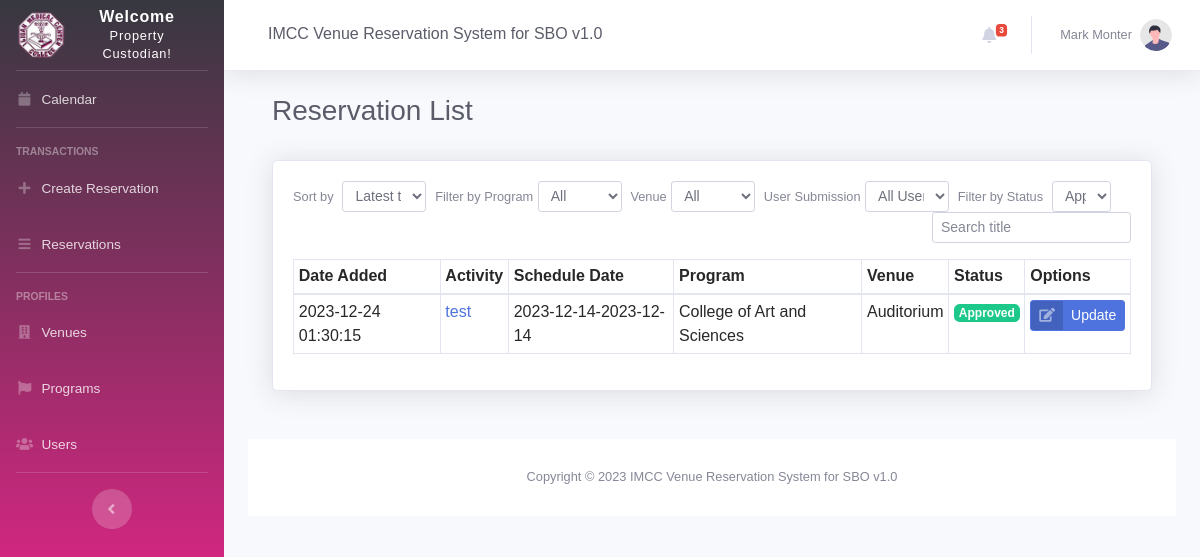
The page /reservation_list.php (signed in) on the database as committed earlier.
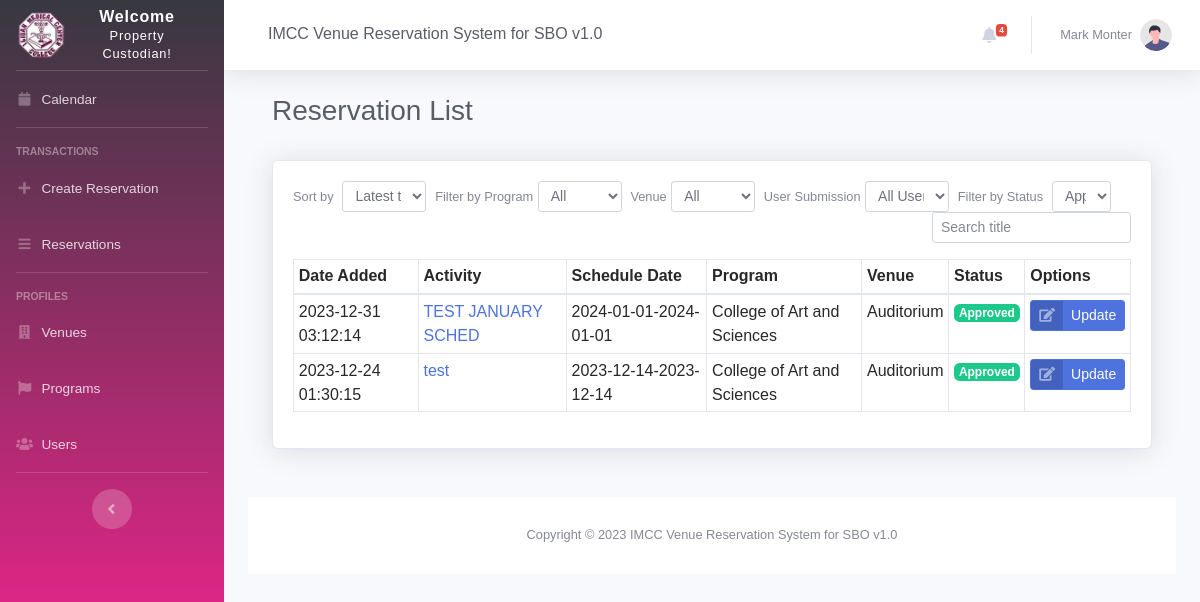
The same page on the database as committed later.
### tables this page shows
CREATE TABLE `schedules` (
  `id` bigint(11) NOT NULL,
  `reservationID` varchar(255) NOT NULL,
  `userID` int(11) NOT NULL,
  `venueID` int(15) DEFAULT NULL,
  `programID` int(11) NOT NULL,
  `status` varchar(3) NOT NULL DEFAULT 'D',
  `date_start` date NOT NULL,
  `date_end` date NOT NULL,
  `time_start` varchar(50) NOT NULL,
  `time_end` varchar(50) NOT NULL,
  `name` varchar(255) DEFAULT NULL,
  `contact` varchar(11) DEFAULT NULL,
  `description` text DEFAULT NULL,
  `num_participants` int(11) NOT NULL,
  `sponsor` varchar(100) NOT NULL,
  `contribution` decimal(10,0) NOT NULL,
  `incharge` varchar(100) NOT NULL,
  `notified` tinyint(1) NOT NULL DEFAULT 0,
  `last_notified` date DEFAULT NULL,
  `cancelled` tinyint(1) NOT NULL DEFAULT 0,
  `deleted` tinyint(4) NOT NULL DEFAULT 0,
  `rejectedByAdmin` int(1) NOT NULL DEFAULT 0,
  `approvedByAdmin` int(1) NOT NULL DEFAULT 0,
  `act_form_file` varchar(255) NOT NULL,
  `letter_approve_file` varchar(255) NOT NULL,
  `notes` text DEFAULT NULL,
  `material` text DEFAULT NULL,
  `date_added` datetime NOT NULL DEFAULT current_timestamp()
);

CREATE TABLE `program` (
  `id` int(11) NOT NULL,
  `programID` varchar(15) DEFAULT NULL,
  `name` varchar(255) DEFAULT NULL,
  `color` varchar(15) DEFAULT NULL,
  `incharge_organization` varchar(255) DEFAULT NULL,
  `dateAdded` datetime NOT NULL DEFAULT current_timestamp(),
  `dateUpdated` datetime DEFAULT NULL
);

CREATE TABLE `venues` (
  `id` int(11) NOT NULL,
  `venueID` varchar(20) NOT NULL,
  `name` varchar(255) DEFAULT NULL,
  `capacity` varchar(255) DEFAULT NULL,
  `dateAdded` datetime NOT NULL DEFAULT current_timestamp(),
  `dateUpdated` datetime DEFAULT NULL
);

### reservation_list.php (the view, shortened to what the changed rows need)
<?php
include 'settings/system.php';
include 'settings/header.php';
include "settings/sidebar.php";
include 'settings/topbar.php';
?>
<div class="container-fluid">
    <div class="d-sm-flex align-items-center justify-content-between mb-4">
        <div class="container-fluid">
            <div class="d-sm-flex align-items-center justify-content-between mb-4">
                <h1 class="h3 mb-2 text-gray-800">Reservation List</h1>
            </div>
            <div class="card shadow mb-4">
                <div class="card-body">
                    <div class="table-responsive">
                        <table class="table table-sm table-bordered table-hovered" id="<?php echo ($_SESSION["position"] == "STO" ? "dataTable" : "") ?>" width="100%" cellspacing="0">
                            <thead>
                                <tr>
                                    <th>Date Added</th>
                                    <th>Activity</th>
                                    <th>Schedule Date</th>
                                    <th>Program</th>
                                    <th>Venue</th>
                                    <th>Status</th>
                                    <th>Options</th>
                                </tr>
                            </thead>
                            <tbody>
                                <?php
                                $fetchReservations = "SELECT `schedules`.`reservationID` AS 'RESERVATION_ID',
                                                            `schedules`.id AS 'INT_RES_ID',
                                                            `venues`.name AS 'VENUE_NAME',
                                                            `schedules`.name AS 'ACTIVITY',
                                                            `program`.name AS 'PROGRAM_NAME',
                                                            `schedules`.date_start AS 'START_DATE',
                                                            `schedules`.date_end AS 'END_DATE',
                                                            `schedules`.status AS 'STATUS',
                                                            `schedules`.date_added as 'DATE_ADDEDS' FROM `schedules`
                                                        INNER JOIN `venues`
                                                        ON `schedules`.venueID = `venues`.id
                                                        INNER JOIN `program`
                                                        ON `schedules`.programID = `program`.id
                                                        INNER JOIN `users`
                                                        ON `users`.id  = `schedules`.userID";
                                if ($_SESSION["position"] == "PTC") {
                                    $fetchReservations .= " WHERE `schedules`.status = 'A'";
                                }
                                $fetchReservations .= " ORDER BY `schedules`.date_added DESC";
                                $reservations = $db->query($fetchReservations);
                                $row_reservations = $reservations->fetchAll(PDO::FETCH_OBJ);
                                foreach ($row_reservations as $row) {
                                    $statusStr = "Draft";
                                    $statusColor = "";
                                    switch ($row->STATUS) {
                                        case "A":
                                            $statusColor = "badge-success";
                                            $statusStr = "Approved";
                                            break;
                                    }
                                ?>
                                    <tr>
                                        <td><?= $row->DATE_ADDEDS; ?></td>
                                        <td><?= '<a href="view_reservation.php?reservation_id=' . $row->INT_RES_ID . '" target="_blank">' . $row->ACTIVITY . '</a>'; ?></td>
                                        <td><?= $row->START_DATE . "-" . $row->END_DATE; ?></td>
                                        <td><?= $row->PROGRAM_NAME; ?></td>
                                        <td><?= $row->VENUE_NAME; ?></td>
                                        <td align="center"><span class="badge <?= $statusColor ?>"><?= $statusStr; ?></span></td>
                                        <td align="center">
                                            <a href='edit_reservation.php?reservation_id=<?= $row->INT_RES_ID ?>'
                                                class="btn btn-primary btn-icon-split btn-sm keychainify-checked"
                                                target="_blank"
                                                style="<?php echo ($row->STATUS == 'A' && $_SESSION['position'] == 'STO' ? "visibility: hidden;" : "");?>">
                                                <span class="icon text-white-50">
                                                    <i class="fas fa-edit"></i>
                                                </span>
                                                <span class="text">Update</span>
                                            </a>
                                        </td>
                                    </tr>
                                <?php } ?>
                            </tbody>
                        </table>
                    </div>
                </div>
            </div>
        </div>
    </div>
    <?php include 'settings/footer.php'; ?>

### settings/topbar.php (shortened to what the changed rows need)
<div id="content-wrapper" class="d-flex flex-column">
    <div id="content">
        <nav class="navbar navbar-expand navbar-light bg-white topbar mb-4 static-top shadow">
            <ul class="navbar-nav ml-auto">
                <?php
                    $currentUserID = $_SESSION["id"];
                    $currentUserType = $_SESSION["position"];
                    $getNotif = $db->query("SELECT * FROM notifications
                                            WHERE (recipient = '$currentUserID' OR notifyToAllUserType = '$currentUserType')  ORDER BY id DESC");
                    $fetchNotifications = $getNotif->fetchAll(PDO::FETCH_OBJ);
                    $notificationCount = 0;
                    foreach ($fetchNotifications as $data)
                    {
                        if($data->isRead == 0){
                            $notificationCount++;
                        }
                    }
                ?>
                <li class="nav-item dropdown no-arrow mx-1">
                    <a class="nav-link dropdown-toggle" href="#" id="alertsDropdown" role="button" data-toggle="dropdown" aria-haspopup="true" aria-expanded="false">
                        <i class="fas fa-bell fa-fw"> </i>
                        <span class="badge badge-danger badge-counter" style="<?php echo (($notificationCount == 0) ? "visibility: hidden;": "visibility: visible;")?>"><?php echo $notificationCount; ?></span>
                    </a>
                </li>
            </ul>
        </nav>

Rows that differ between the two databases and show on the page:
added schedules: date_added "2023-12-31 03:12:14", name "TEST JANUARY SCHED", date_start "2024-01-01", date_end "2024-01-01", programID.name "College of Art and Sciences", venueID.name "Auditorium", status "Approved"
Other text that changed with them:
$notificationCount: "3" → "4"
